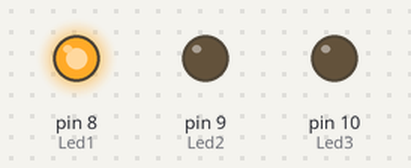
Simulated run of this sketch. Board: Arduino Uno, built with avr-gcc and run on an emulated ATmega328P. Parts: output pins drawn as LEDs (lit = HIGH). What the sketch prints to the serial monitor is not drawn.

Above: at 0.1 s.
At 2.1 s:
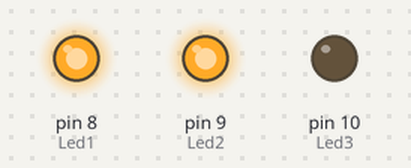
At 4.1 s:
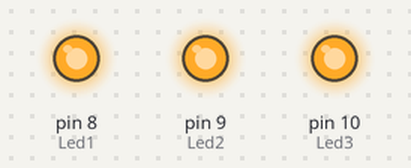
At 6.1 s:
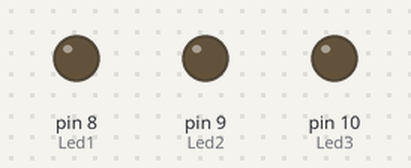
Timing chart, 0 to 7.6 s (numbered marks = the images above):
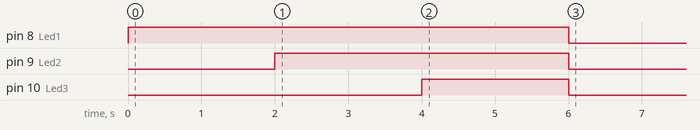

The sketch:

3-4_putting_george_boole_to_work.ino
```cpp
/* This sketch will be used to create a cycle where three lights turn
on in sequence and the Serial monitor displays the status of those
lights. */

// Initialize variables

int x = 1;
int Led1=8;
int Led2=9;
int Led3=10;
void setup()
{
    // Start Serial Moniter and set up pins
    Serial.begin(9600);
    pinMode (Led1,OUTPUT);
    pinMode (Led2, OUTPUT);
    pinMode (Led3, OUTPUT);

    while (x <2 ) {
        // Display the cycle number in the Serial Monitor
        Serial.print("Cycle no ");
        Serial.println(x);

        // Turn on each LED in sequence
       digitalWrite(Led1,HIGH);
       delay(2000);
       digitalWrite(Led2,HIGH);
       delay(2000);
       digitalWrite(Led3,HIGH);
       delay(2000);
       digitalWrite(Led1,LOW);
       digitalWrite(Led2,LOW);
       digitalWrite(Led3,LOW);
        x = x + 1;
    }
}

void loop()
{

}
```
